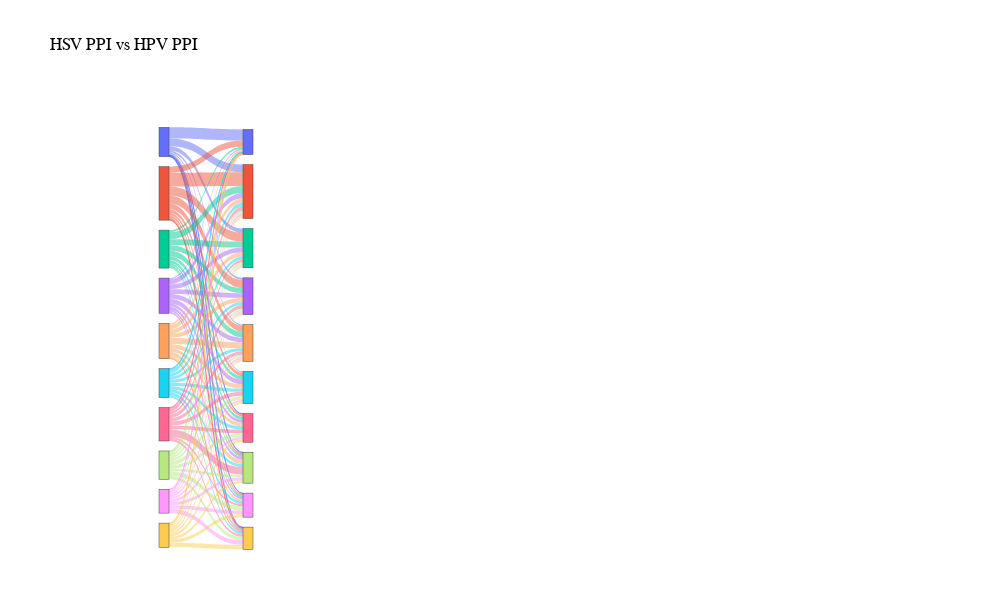

Source (notebook cell):
### Markdown cell above
1.k To make a Sankey plot that can be used for quantitative analysis, the following Python script can be used.

### Code cell
def Sankey_Plot_Wkshell(D1,D2, lab1="A", lab2="B", method="Wkshell", spaceing = 0.05):
    
    def tone_color(H, percent = 50):
        h = H.lstrip('#')
        r,b,g = tuple(int(h[i:i+2], 16) for i in (0, 2, 4))
        a = round(percent/100, 2)
        r,b,g,a = map(str, (r,b,g,a))
        rgba = "rgba(" + ", ".join((r,b,g,a))+ ")"
        return(rgba)
    
    print(f"Length of D1:{len(D1)}, Length of D2:{len(D2)}")
    if len(D1) != len(D1):
        print("Not same size!! Killed")
        return
    
    if len(set(D1)-set(D1)):
        print("Dataset doesn't have similar bins!!! Killed")
        return
    
    D1 = {lab1 + " " +k:v for k,v in D1.items()}
    D2 = {lab2 + " " +k:v for k,v in D2.items()}
    
    print(len(D1[lab1 + " " +'100_90']))

    print(f"Generating {2*len(D1)} lables... ")
    label = []
    D1_lab = list(D1)
    if method != "Wkshell":
        D1_lab.sort()
    
    D2_lab = list(D2)
    if method != "Wkshell":
        D2_lab.sort()
    
    Colors = []
    
    for i in range(len(D1_lab)):
        l1, l2 =  D1_lab[i], D2_lab[i]
        Colors.append(px.colors.qualitative.Plotly[i])
        Colors.append(px.colors.qualitative.Plotly[i])
        label.append(l1)
        label.append(l2)
        
    print(f"Generating Y {len(D1)} Co-ordinates... ")
    y = [(i+1)/10 for i in range(len(D1))]
    y = y + y
    y.sort()
    
    print(f"Generating X {len(D1)} Co-ordinates... ")
    x = []
    for i in range(len(D1)):
        x1 = 0.1
        x2 = x1 + spaceing
        x.append(x1)
        x.append(x2)
    
    print(f"Generating edge data ... ")
    source = []
    target = []
    intersection = []
    
    Edges_colors = []
    
    for i in range(len(D1_lab)):
        l1 = D1_lab[i]
        S1 = D1[l1]
        
        for j in range(len(D2_lab)):
            l2 = D2_lab[j]
            S2 = D2[l2]
            I = (S1.intersection(S2))
            source.append(label.index(l1))
            Edges_colors.append(px.colors.qualitative.Plotly[D1_lab.index(l1)])
            target.append(label.index(l2))
            intersection.append(len(I))
            
    Edges_colors = [tone_color(h) for h in Edges_colors]        
    fig = go.Figure(go.Sankey(
    textfont=dict(color="rgba(0,0,0,0)", size=1),
    arrangement = "snap",
    node = {
        "label": label,
        "x": x,
        "y": y,
        'pad':10, 'thickness' : 10,
        'color' : Colors,
    },  
    link = {
        "source": source,
        "target": target,
        "value": intersection
    }))

    fig.update_traces(orientation='h', selector=dict(type='sankey'))
    fig.update_traces(link_color=Edges_colors, selector=dict(type='sankey'))
    fig.update_layout({
        'plot_bgcolor': 'rgba(0, 0, 0, 0)',
        'paper_bgcolor': 'rgba(0, 0, 0, 0)',})
    
    fig.update_layout(
    title=f'',
    autosize=False,
    width=1000,
    height=600,
    plot_bgcolor='rgba(0,0,0,0)',
    xaxis=dict(
        title="Type of Network"),
    yaxis=dict(title=""))
    
    fig.update_layout(
    title=f"{lab1} PPI vs {lab2} PPI",
    font=dict(
        family="Arial",
        size=12,
        color="black"))
    return fig

fig = Sankey_Plot_Wkshell(Herpes_wkshell_bukt, Papilloma_wkshell_bukt, lab1="HSV", lab2="HPV", spaceing = 0.1)

fig.write_image("Images/Sanky_plot.pdf")
fig.write_image("Images/Sanky_plot.png")
fig.write_image("Images/Sanky_count_plot.svg")
fig.write_image("Images/Sanky_count_plot.webp")
# fig.write_image("Images/Sanky_count_plot.eps")
fig.write_html("Images/Sanky_count_plot.html")

fig.show()

### Figure 1 — Plotly figure (JSON) as saved in the notebook; plotly's stock layout.template omitted (floating-point values rounded to 4 significant figures)
{"data": [{"arrangement": "snap", "link": {"color": ["rgba(99, 110, 250, 0.5)", "rgba(99, 110, 250, 0.5)", "rgba(99, 110, 250, 0.5)", "rgba(99, 110, 250, 0.5)", "rgba(99, 110, 250, 0.5)", "rgba(99, 110, 250, 0.5)", "rgba(99, 110, 250, 0.5)", "rgba(99, 110, 250, 0.5)", "rgba(99, 110, 250, 0.5)", "rgba(99, 110, 250, 0.5)", "rgba(239, 85, 59, 0.5)", "rgba(239, 85, 59, 0.5)", "rgba(239, 85, 59, 0.5)", "rgba(239, 85, 59, 0.5)", "rgba(239, 85, 59, 0.5)", "rgba(239, 85, 59, 0.5)", "rgba(239, 85, 59, 0.5)", "rgba(239, 85, 59, 0.5)", "rgba(239, 85, 59, 0.5)", "rgba(239, 85, 59, 0.5)", "rgba(0, 204, 150, 0.5)", "rgba(0, 204, 150, 0.5)", "rgba(0, 204, 150, 0.5)", "rgba(0, 204, 150, 0.5)", "rgba(0, 204, 150, 0.5)", "rgba(0, 204, 150, 0.5)", "rgba(0, 204, 150, 0.5)", "rgba(0, 204, 150, 0.5)", "rgba(0, 204, 150, 0.5)", "rgba(0, 204, 150, 0.5)", "rgba(171, 99, 250, 0.5)", "rgba(171, 99, 250, 0.5)", "rgba(171, 99, 250, 0.5)", "rgba(171, 99, 250, 0.5)", "rgba(171, 99, 250, 0.5)", "rgba(171, 99, 250, 0.5)", "rgba(171, 99, 250, 0.5)", "rgba(171, 99, 250, 0.5)", "rgba(171, 99, 250, 0.5)", "rgba(171, 99, 250, 0.5)", "rgba(255, 161, 90, 0.5)", "rgba(255, 161, 90, 0.5)", "rgba(255, 161, 90, 0.5)", "rgba(255, 161, 90, 0.5)", "rgba(255, 161, 90, 0.5)", "rgba(255, 161, 90, 0.5)", "rgba(255, 161, 90, 0.5)", "rgba(255, 161, 90, 0.5)", "rgba(255, 161, 90, 0.5)", "rgba(255, 161, 90, 0.5)", "rgba(25, 211, 243, 0.5)", "rgba(25, 211, 243, 0.5)", "rgba(25, 211, 243, 0.5)", "rgba(25, 211, 243, 0.5)", "rgba(25, 211, 243, 0.5)", "rgba(25, 211, 243, 0.5)", "rgba(25, 211, 243, 0.5)", "rgba(25, 211, 243, 0.5)", "rgba(25, 211, 243, 0.5)", "rgba(25, 211, 243, 0.5)", "rgba(255, 102, 146, 0.5)", "rgba(255, 102, 146, 0.5)", "rgba(255, 102, 146, 0.5)", "rgba(255, 102, 146, 0.5)", "rgba(255, 102, 146, 0.5)", "rgba(255, 102, 146, 0.5)", "rgba(255, 102, 146, 0.5)", "rgba(255, 102, 146, 0.5)", "rgba(255, 102, 146, 0.5)", "rgba(255, 102, 146, 0.5)", "rgba(182, 232, 128, 0.5)", "rgba(182, 232, 128, 0.5)", "rgba(182, 232, 128, 0.5)", "rgba(182, 232, 128, 0.5)", "rgba(182, 232, 128, 0.5)", "rgba(182, 232, 128, 0.5)", "rgba(182, 232, 128, 0.5)", "rgba(182, 232, 128, 0.5)", "rgba(182, 232, 128, 0.5)", "rgba(182, 232, 128, 0.5)", "rgba(255, 151, 255, 0.5)", "rgba(255, 151, 255, 0.5)", "rgba(255, 151, 255, 0.5)", "rgba(255, 151, 255, 0.5)", "rgba(255, 151, 255, 0.5)", "rgba(255, 151, 255, 0.5)", "rgba(255, 151, 255, 0.5)", "rgba(255, 151, 255, 0.5)", "rgba(255, 151, 255, 0.5)", "rgba(255, 151, 255, 0.5)", "rgba(254, 203, 82, 0.5)", "rgba(254, 203, 82, 0.5)", "rgba(254, 203, 82, 0.5)", "rgba(254, 203, 82, 0.5)", "rgba(254, 203, 82, 0.5)", "rgba(254, 203, 82, 0.5)", "rgba(254, 203, 82, 0.5)", "rgba(254, 203, 82, 0.5)", "rgba(254, 203, 82, 0.5)", "rgba(254, 203, 82, 0.5)"], "source": [0, 0, 0, 0, 0, 0, 0, 0, 0, 0, 2, 2, 2, 2, 2, 2, 2, 2, 2, 2, 4, 4, 4, 4, 4, 4, 4, 4, 4, 4, 6, 6, 6, 6, 6, 6, 6, 6, 6, 6, 8, 8, 8, 8, 8, 8, 8, 8, 8, 8, 10, 10, 10, 10, 10, 10, 10, 10, 10, 10, 12, 12, 12, 12, 12, 12, 12, 12, 12, 12, 14, 14, 14, 14, 14, 14, 14, 14, 14, 14, 16, 16, 16, 16, 16, 16, 16, 16, 16, 16, 18, 18, 18, 18, 18, 18, 18, 18, 18, 18], "target": [1, 3, 5, 7, 9, 11, 13, 15, 17, 19, 1, 3, 5, 7, 9, 11, 13, 15, 17, 19, 1, 3, 5, 7, 9, 11, 13, 15, 17, 19, 1, 3, 5, 7, 9, 11, 13, 15, 17, 19, 1, 3, 5, 7, 9, 11, 13, 15, 17, 19, 1, 3, 5, 7, 9, 11, 13, 15, 17, 19, 1, 3, 5, 7, 9, 11, 13, 15, 17, 19, 1, 3, 5, 7, 9, 11, 13, 15, 17, 19, 1, 3, 5, 7, 9, 11, 13, 15, 17, 19, 1, 3, 5, 7, 9, 11, 13, 15, 17, 19], "value": [197, 137, 75, 38, 21, 20, 8, 11, 6, 7, 110, 244, 159, 141, 102, 64, 45, 38, 32, 16, 38, 125, 105, 94, 104, 63, 56, 36, 36, 18, 21, 94, 83, 83, 86, 83, 56, 50, 39, 32, 32, 79, 75, 75, 105, 76, 61, 76, 33, 15, 16, 71, 59, 50, 55, 57, 57, 56, 50, 43, 10, 69, 43, 67, 64, 71, 62, 133, 35, 40, 6, 49, 43, 46, 40, 71, 61, 46, 77, 64, 8, 45, 27, 28, 38, 33, 48, 57, 63, 77, 9, 46, 30, 32, 39, 35, 54, 46, 56, 84]}, "node": {"color": ["#636EFA", "#636EFA", "#EF553B", "#EF553B", "#00CC96", "#00CC96", "#AB63FA", "#AB63FA", "#FFA15A", "#FFA15A", "#19D3F3", "#19D3F3", "#FF6692", "#FF6692", "#B6E880", "#B6E880", "#FF97FF", "#FF97FF", "#FECB52", "#FECB52"], "label": ["HSV 100_90", "HPV 100_90", "HSV 90_80", "HPV 90_80", "HSV 80_70", "HPV 80_70", "HSV 70_60", "HPV 70_60", "HSV 60_50", "HPV 60_50", "HSV 50_40", "HPV 50_40", "HSV 40_30", "HPV 40_30", "HSV 30_20", "HPV 30_20", "HSV 20_10", "HPV 20_10", "HSV 10_0", "HPV 10_0"], "pad": 10, "thickness": 10, "x": [0.1, 0.2, 0.1, 0.2, 0.1, 0.2, 0.1, 0.2, 0.1, 0.2, 0.1, 0.2, 0.1, 0.2, 0.1, 0.2, 0.1, 0.2, 0.1, 0.2], "y": [0.1, 0.1, 0.2, 0.2, 0.3, 0.3, 0.4, 0.4, 0.5, 0.5, 0.6, 0.6, 0.7, 0.7, 0.8, 0.8, 0.9, 0.9, 1, 1]}, "orientation": "h", "textfont": {"color": "rgba(0, 0, 0, 0)", "size": 1}, "type": "sankey"}], "layout": {"autosize": false, "font": {"color": "black", "family": "Arial", "size": 12}, "height": 600, "paper_bgcolor": "rgba(0, 0, 0, 0)", "plot_bgcolor": "rgba(0, 0, 0, 0)", "title": {"text": "HSV PPI vs HPV PPI"}, "width": 1000, "xaxis": {"title": {"text": "Type of Network"}}, "yaxis": {"title": {"text": ""}}}}
